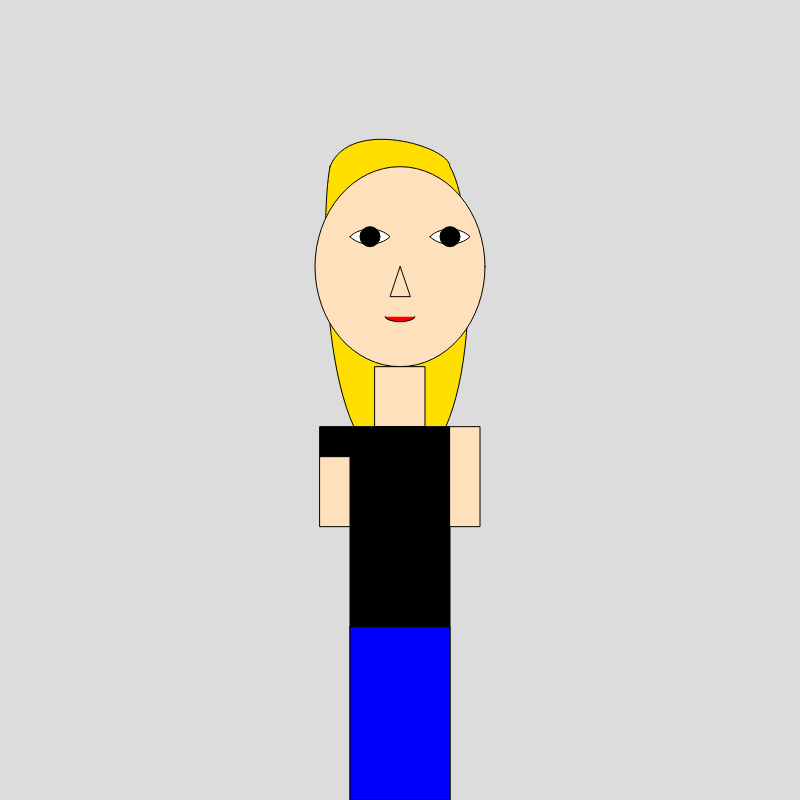
Frame 1 (no input)
Frame 60 (no input): identical to frame 1, image omitted
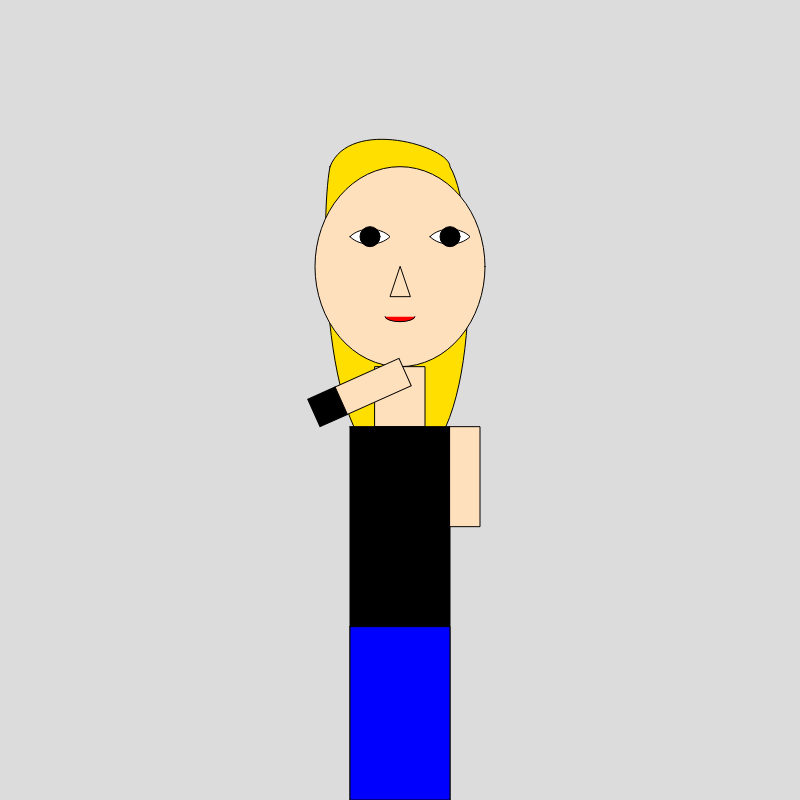
Frame 120 (the mouse pressed at the canvas centre since frame 60)

The p5.js sketch that drew these frames (run headless with seeded random() and noise() and a simulated clock; from frame 60 on, the mouse is pressed at the canvas centre):

// p5.js sketch
// ── sketch.js

let wave = false;
let lookAround = false;
let moveOffScreen = false;
let x, y;
let eyeDirection = 0;
let animationStartTime = 0;
let animationDuration = 0;
let frown = false;
let mouthChangeStartTime = 0;
let balls = [];

function setup() {
  createCanvas(800, 800);
  x = width / 2;
  y = height / 3;
  for (let i = 0; i < 7; i++) {
    balls.push(createBall());
  }
}

function draw() {
  // background animation
  if (lookAround || moveOffScreen) {
    let elapsedTime = millis() - animationStartTime;
    let t = elapsedTime / animationDuration;
    let colorValue = map(sin(t * TWO_PI), -1, 1, 0, 255);
    background(colorValue, 100, 150);

    // Ball animation bouncing across the screen
    for (let ball of balls) {
      ball.x += ball.speedX;
      ball.y += ball.speedY;

      if (ball.x < 0 || ball.x > width) {
        ball.speedX *= -1;
      }
      if (ball.y < 0 || ball.y > height) {
        ball.speedY *= -1;
      }

      // Jelly-like texture effect
      let jellySize = 50 + sin(frameCount * 0.1) * 10;
      fill(255, 0, 0, 100);
      ellipse(ball.x, ball.y, jellySize, jellySize);
    }

    // Gradually increase the number of balls
    if (frameCount % 60 === 0 && balls.length < 20) { // Add a new ball every second, up to 20 balls
      balls.push(createBall());
    }
  } else {
    background(220);
  }

  // blonde hair, set to top of code first to make behind face
  fill(255, 223, 0);
  beginShape();
  vertex(x - 70, y - 100);
  bezierVertex(x - 50, y - 150, x + 50, y - 120, x + 50, y - 100);
  bezierVertex(x + 80, y - 50, x + 80, y + 200, x, y + 200);
  bezierVertex(x - 80, y + 200, x - 80, y - 50, x - 70, y - 100);
  endShape(CLOSE);

  // Face
  fill(255, 224, 189);
  ellipse(x, y, 170, 200);

  // Neck
  fill(255, 224, 189);
  rect(x - 25, y + 100, 50, 60);

  // torso with black jacket
  fill(0);
  beginShape();
  vertex(x - 50, y + 160);
  vertex(x + 50, y + 160);
  vertex(x + 50, height);
  vertex(x - 50, height);
  endShape(CLOSE);

  // Pants
  fill(0, 0, 255); // Blue pants
  beginShape();
  vertex(x - 50, y + 360);
  vertex(x + 50, y + 360);
  vertex(x + 50, height);
  vertex(x - 50, height);
  endShape(CLOSE);

  // Right arm
  fill(255, 224, 189);
  rect(x + 50, y + 160, 30, 100);

  // Left arm waving
  push();
  translate(x - 80, y + 160);
  if (wave) {
    rotate(sin(frameCount * 0.1) * PI / 4 - PI / 2); // Point to the top of the screen while waving
  }
  fill(0); // Shirt part
  rect(0, 0, 30, 30);
  fill(255, 224, 189); // Tan part
  rect(0, 30, 30, 70);
  pop();

  // Eyes
  fill(255);
  beginShape();
  vertex(x - 50, y - 30);
  bezierVertex(x - 40, y - 40, x - 20, y - 40, x - 10, y - 30);
  bezierVertex(x - 20, y - 20, x - 40, y - 20, x - 50, y - 30);
  endShape(CLOSE);

  beginShape();
  vertex(x + 30, y - 30);
  bezierVertex(x + 40, y - 40, x + 60, y - 40, x + 70, y - 30);
  bezierVertex(x + 60, y - 20, x + 40, y - 20, x + 30, y - 30);
  endShape(CLOSE);

  // Pupils
  fill(0);
  ellipse(x - 30 + eyeDirection, y - 30, 20, 20);
  ellipse(x + 50 + eyeDirection, y - 30, 20, 20);

  // mouth
  fill(255, 0, 0);
  if (frown) {
    let mouthElapsedTime = millis() - mouthChangeStartTime;
    let mouthT = constrain(mouthElapsedTime / 2000, 0, 1); // Gradual transition over 2 seconds
    let mouthY = map(mouthT, 0, 1, y + 50, y + 70); // Move mouth down to create a frown
    arc(x, mouthY, 30, 10, PI, TWO_PI); // Gradual frown
  } else {
    arc(x, y + 50, 30, 10, 0, PI); // Smile
  }

  // Nose
  fill(255, 224, 189);
  triangle(x, y, x - 10, y + 30, x + 10, y + 30);

  // Look around
  if (lookAround) {
    eyeDirection = sin(frameCount * 0.1) * 10;
    if (!frown) {
      mouthChangeStartTime = millis();
      frown = true;
    }
  }

  // Move off screen
  if (moveOffScreen) {
    x += 2;
    eyeDirection = 2;
  }
}

function mousePressed() {
  if (!wave) {
    wave = true;
    setTimeout(() => {
      wave = false;
      lookAround = true;
      animationStartTime = millis();
      animationDuration = random(2000, 5000); 
      setTimeout(() => {
        moveOffScreen = true;
      }, animationDuration);
    }, 2000);
  }

  // Check if any ball is clicked
  for (let i = balls.length - 1; i >= 0; i--) {
    let ball = balls[i];
    let d = dist(mouseX, mouseY, ball.x, ball.y);
    if (d < 25) { // Ball radius
      balls.splice(i, 1); // Remove the ball
    }
  }
}

function windowResized() {
  resizeCanvas(800, 800);
  x = width / 2;
  y = height / 3;
}

function createBall() {
  return {
    x: random(width),
    y: random(height),
    speedX: random(-12, 12),
    speedY: random(-12, 12)
  };
}


// ── P5_Animation.html

<!DOCTYPE html>
<html lang="en">
<head>
  <meta charset="UTF-8">
  <meta name="viewport" content="width=device-width, initial-scale=1.0">
  <title>P5.js Animation</title>
  <script src="https://cdnjs.cloudflare.com/ajax/libs/p5.js/1.4.0/p5.js"></script>
  <script>
    let wave = false;
    let lookAround = false;
    let moveOffScreen = false;
    let x, y;
    let eyeDirection = 0;
    let animationStartTime = 0;
    let animationDuration = 0;
    let frown = false;
    let mouthChangeStartTime = 0;
    let balls = [];

    function setup() {
      createCanvas(800, 800);
      x = width / 2;
      y = height / 3;
      for (let i = 0; i < 7; i++) {
        balls.push(createBall());
      }
    }

    function draw() {
      // background animation
      if (lookAround || moveOffScreen) {
        let elapsedTime = millis() - animationStartTime;
        let t = elapsedTime / animationDuration;
        let colorValue = map(sin(t * TWO_PI), -1, 1, 0, 255);
        background(colorValue, 100, 150);

        // Ball animation bouncing across the screen
        for (let ball of balls) {
          ball.x += ball.speedX;
          ball.y += ball.speedY;

          if (ball.x < 0 || ball.x > width) {
            ball.speedX *= -1;
          }
          if (ball.y < 0 || ball.y > height) {
            ball.speedY *= -1;
          }

          // Jelly-like texture effect
          let jellySize = 50 + sin(frameCount * 0.1) * 10;
          fill(255, 0, 0, 100);
          ellipse(ball.x, ball.y, jellySize, jellySize);
        }

        // Gradually increase the number of balls
        if (frameCount % 60 === 0 && balls.length < 20) { // Add a new ball every second, up to 20 balls
          balls.push(createBall());
        }
      } else {
        background(220);
      }

      // blonde hair, set to top of code first to make behind face
      fill(255, 223, 0);
      beginShape();
      vertex(x - 70, y - 100);
      bezierVertex(x - 50, y - 150, x + 50, y - 120, x + 50, y - 100);
      bezierVertex(x + 80, y - 50, x + 80, y + 200, x, y + 200);
      bezierVertex(x - 80, y + 200, x - 80, y - 50, x - 70, y - 100);
      endShape(CLOSE);

      // Face
      fill(255, 224, 189);
      ellipse(x, y, 170, 200);

      // Neck
      fill(255, 224, 189);
      rect(x - 25, y + 100, 50, 60);

      // torso with black jacket
      fill(0);
      beginShape();
      vertex(x - 50, y + 160);
      vertex(x + 50, y + 160);
      vertex(x + 50, height);
      vertex(x - 50, height);
      endShape(CLOSE);

      // Pants
      fill(0, 0, 255); // Blue pants
      beginShape();
      vertex(x - 50, y + 360);
      vertex(x + 50, y + 360);
      vertex(x + 50, height);
      vertex(x - 50, height);
      endShape(CLOSE);

      // Right arm
      fill(255, 224, 189);
      rect(x + 50, y + 160, 30, 100);

      // Left arm waving
      push();
      translate(x - 80, y + 160);
      if (wave) {
        rotate(sin(frameCount * 0.1) * PI / 4 - PI / 2); // Point to the top of the screen while waving
      }
      fill(0); // Shirt part
      rect(0, 0, 30, 30);
      fill(255, 224, 189); // Tan part
      rect(0, 30, 30, 70);
      pop();

      // Eyes
      fill(255);
      beginShape();
      vertex(x - 50, y - 30);
      bezierVertex(x - 40, y - 40, x - 20, y - 40, x - 10, y - 30);
      bezierVertex(x - 20, y - 20, x - 40, y - 20, x - 50, y - 30);
      endShape(CLOSE);

      beginShape();
      vertex(x + 30, y - 30);
      bezierVertex(x + 40, y - 40, x + 60, y - 40, x + 70, y - 30);
      bezierVertex(x + 60, y - 20, x + 40, y - 20, x + 30, y - 30);
      endShape(CLOSE);

      // Pupils
      fill(0);
      ellipse(x - 30 + eyeDirection, y - 30, 20, 20);
      ellipse(x + 50 + eyeDirection, y - 30, 20, 20);

      // mouth
      fill(255, 0, 0);
      if (frown) {
        let mouthElapsedTime = millis() - mouthChangeStartTime;
        let mouthT = constrain(mouthElapsedTime / 2000, 0, 1); // Gradual transition over 2 seconds
        let mouthY = map(mouthT, 0, 1, y + 50, y + 70); // Move mouth down to create a frown
        arc(x, mouthY, 30, 10, PI, TWO_PI); // Gradual frown
      } else {
        arc(x, y + 50, 30, 10, 0, PI); // Smile
      }

      // Nose
      fill(255, 224, 189);
      triangle(x, y, x - 10, y + 30, x + 10, y + 30);

      // Look around
      if (lookAround) {
        eyeDirection = sin(frameCount * 0.1) * 10;
        if (!frown) {
          mouthChangeStartTime = millis();
          frown = true;
        }
      }

      // Move off screen
      if (moveOffScreen) {
        x += 2;
        eyeDirection = 2;
      }
    }

    function mousePressed() {
      if (!wave) {
        wave = true;
        setTimeout(() => {
          wave = false;
          lookAround = true;
          animationStartTime = millis();
          animationDuration = random(2000, 5000); 
          setTimeout(() => {
            moveOffScreen = true;
          }, animationDuration);
        }, 2000);
      }

      // Check if any ball is clicked
      for (let i = balls.length - 1; i >= 0; i--) {
        let ball = balls[i];
        let d = dist(mouseX, mouseY, ball.x, ball.y);
        if (d < 25) { // Ball radius
          balls.splice(i, 1); // Remove the ball
        }
      }
    }

    function windowResized() {
      resizeCanvas(800, 800);
      x = width / 2;
      y = height / 3;
    }

    function createBall() {
      return {
        x: random(width),
        y: random(height),
        speedX: random(-12, 12),
        speedY: random(-12, 12)
      };
    }
  </script>
</head>
<body>
</body>
</html>
